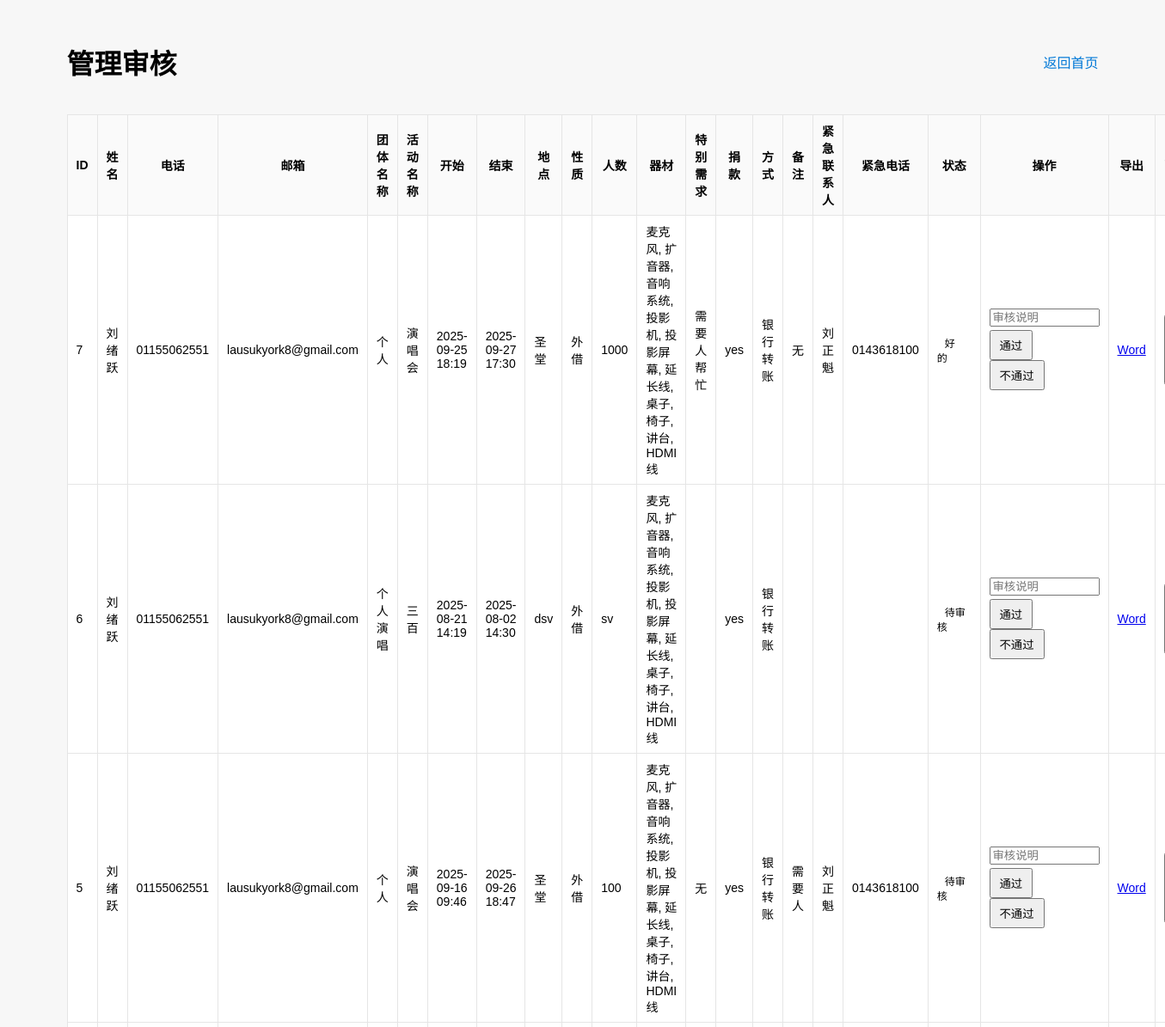
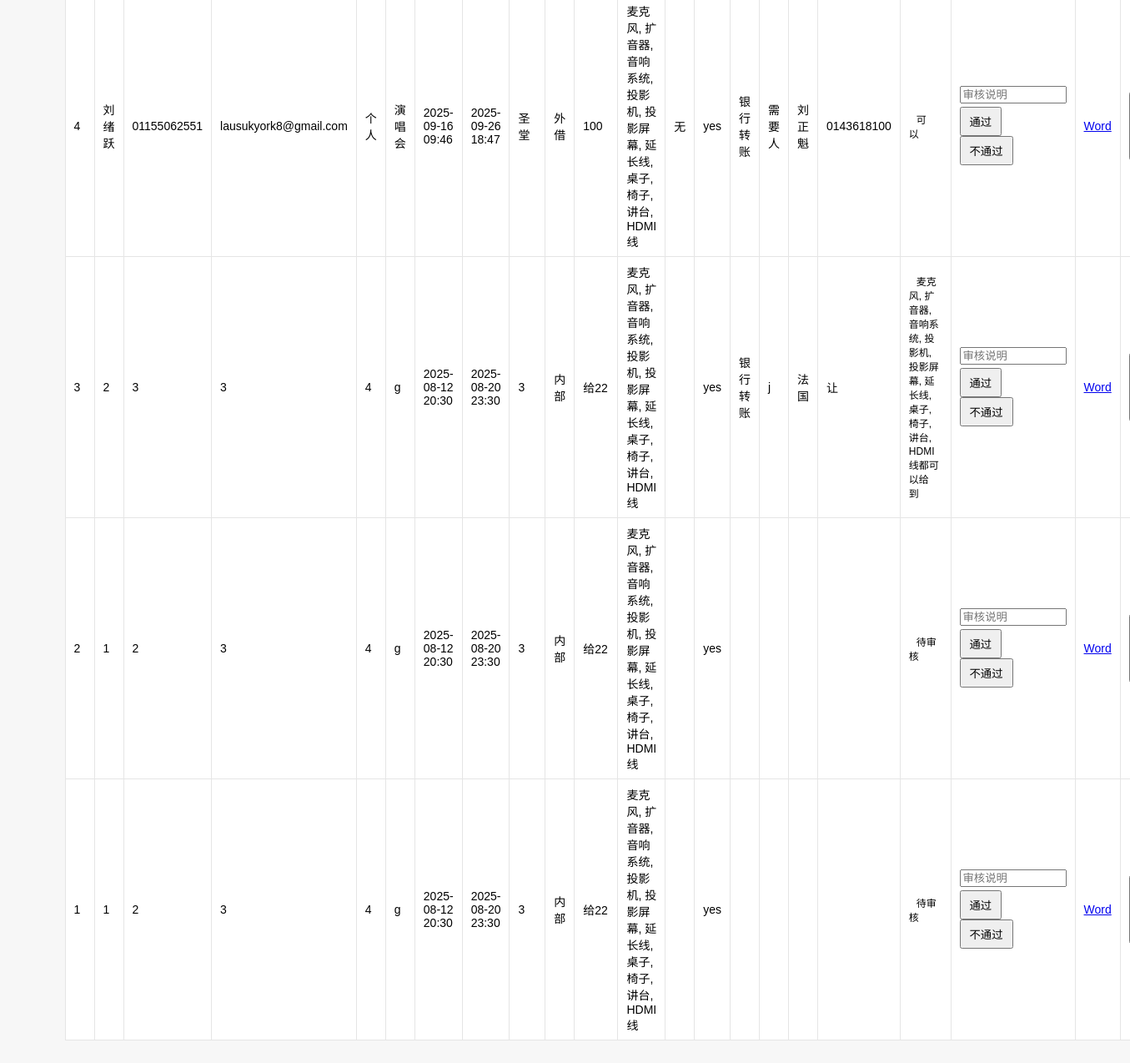
The page /admin on the database its author committed (2 pictures, top to bottom).
### tables this page shows
CREATE TABLE submissions (
    id INTEGER PRIMARY KEY AUTOINCREMENT,
    name TEXT,
    phone TEXT,
    email TEXT,
    group_name TEXT,
    event_name TEXT,
    start_date TEXT,
    start_time TEXT,
    end_date TEXT,
    end_time TEXT,
    location TEXT,
    event_type TEXT,
    participants INTEGER,
    equipment TEXT,
    special_request TEXT,
    donation TEXT,
    donation_method TEXT,
    remarks TEXT,
    emergency_name TEXT,
    emergency_phone TEXT,
    status TEXT DEFAULT '审核中'
, review_comment TEXT);

### app.py (the view)
@app.route("/admin")
def admin():
    conn = sqlite3.connect('database.db')
    c = conn.cursor()
    c.execute("SELECT * FROM submissions ORDER BY id DESC")
    submissions = c.fetchall()
    conn.close()
    return render_template("admin.html", submissions=submissions)

### templates/admin.html (shortened to what this page needs)
<!DOCTYPE html>
<html lang="zh">
<head>
</head>
<body>
  <div class="wrap">
    <div class="topbar">
      <h1>管理审核</h1>
      <div>
        <a href="/" target="_self">返回首页</a>
      </div>
    </div>
    <table>
      <thead>
        <tr>
          <th>ID</th>
          <th>姓名</th>
          <th>电话</th>
          <th>邮箱</th>
          <th>团体名称</th>
          <th>活动名称</th>
          <th>开始</th>
          <th>结束</th>
          <th>地点</th>
          <th>性质</th>
          <th>人数</th>
          <th>器材</th>
          <th>特别需求</th>
          <th>捐款</th>
          <th>方式</th>
          <th>备注</th>
          <th>紧急联系人</th>
          <th>紧急电话</th>
          <th>状态</th>
          <th>操作</th>
          <th>导出</th>
          <th>发送邮件</th>
        </tr>
      </thead>
      <tbody>
        {% for s in submissions %}
        <tr id="row-{{ s[0] }}">
          <td>{{ s[0] }}</td>
          <td class="name-cell">{{ s[1] }}</td>
          <td>{{ s[2] }}</td>
          <td>{{ s[3] }}</td>
          <td>{{ s[4] }}</td>
          <td>{{ s[5] }}</td>
          <td>{{ s[6] }} {{ s[7] }}</td>
          <td>{{ s[8] }} {{ s[9] }}</td>
          <td>{{ s[10] }}</td>
          <td>{{ s[11] }}</td>
          <td>{{ s[12] }}</td>
          <td>{{ s[13] }}</td>
          <td>{{ s[14] }}</td>
          <td>{{ s[15] }}</td>
          <td>{{ s[16] }}</td>
          <td>{{ s[17] }}</td>
          <td>{{ s[18] }}</td>
          <td>{{ s[19] }}</td>
          <td class="status-cell">
            {% set st = s[21] or '' %}
            <span class="badge
            ">{{ st or '待审核' }}</span>
          </td>
          <td class="actions">
            <input type="text" id="comment-{{ s[0] }}" placeholder="审核说明" style="width:120px; margin-bottom:4px;">
            <br>
            <button onclick="updateStatus({{ s[0] }}, '通过')">通过</button>
            <button onclick="updateStatus({{ s[0] }}, '不通过')">不通过</button>
          </td>
          <td><a href="/download/{{ s[0] }}" target="_blank">Word</a></td>
          <td>
          </td>
        </tr>
        {% endfor %}
      </tbody>
    </table>
  </div>
</body>
</html>

### templates/admin.html (style rules this page uses)
body { font-family: "Microsoft YaHei", sans-serif; background:#f7f7f7; padding:20px; }
h1 { text-align:center; }
table { width:100%; border-collapse: collapse; background:#fff; }
th, td { border:1px solid #e5e5e5; padding:8px 10px; font-size:14px; }
th { background:#fafafa; }
.actions button { margin-right:6px; padding:6px 10px; cursor:pointer; }
.badge { padding:2px 8px; border-radius: 999px; font-size:12px; border:1px solid transparent; }
.topbar { margin: 0 auto 16px; max-width:1200px; display:flex; justify-content:space-between; align-items:center; }
.topbar a { text-decoration:none; color:#0078D7; }
.wrap { max-width:1200px; margin:0 auto; }

### rows shown on the page
submissions: id "7", name "刘绪跃", phone "01155062551", email "lausukyork8@gmail.com", group_name "个人", event_name "演唱会", start_date "2025-09-25", start_time "18:19", end_date "2025-09-27", end_time "17:30", location "圣堂", event_type "外借", participants "1000", equipment "麦克风, 扩音器, 音响系统, 投影机, 投影屏幕, 延长线, 桌子, 椅子, 讲台, HDMI线", special_request "需要人帮忙", donation "yes", donation_method "银行转账", remarks "无", emergency_name "刘正魁", emergency_phone "0143618100", review_comment "好的"
submissions: id "6", name "刘绪跃", phone "01155062551", email "lausukyork8@gmail.com", group_name "个人 演唱", event_name "三百", start_date "2025-08-21", start_time "14:19", end_date "2025-08-02", end_time "14:30", location "dsv", event_type "外借", participants "sv", equipment "麦克风, 扩音器, 音响系统, 投影机, 投影屏幕, 延长线, 桌子, 椅子, 讲台, HDMI线", donation "yes", donation_method "银行转账", st "待审核"
submissions: id "5", name "刘绪跃", phone "01155062551", email "lausukyork8@gmail.com", group_name "个人", event_name "演唱会", start_date "2025-09-16", start_time "09:46", end_date "2025-09-26", end_time "18:47", location "圣堂", event_type "外借", participants "100", equipment "麦克风, 扩音器, 音响系统, 投影机, 投影屏幕, 延长线, 桌子, 椅子, 讲台, HDMI线", special_request "无", donation "yes", donation_method "银行转账", remarks "需要人", emergency_name "刘正魁", emergency_phone "0143618100", st "待审核"
submissions: id "4", name "刘绪跃", phone "01155062551", email "lausukyork8@gmail.com", group_name "个人", event_name "演唱会", start_date "2025-09-16", start_time "09:46", end_date "2025-09-26", end_time "18:47", location "圣堂", event_type "外借", participants "100", equipment "麦克风, 扩音器, 音响系统, 投影机, 投影屏幕, 延长线, 桌子, 椅子, 讲台, HDMI线", special_request "无", donation "yes", donation_method "银行转账", remarks "需要人", emergency_name "刘正魁", emergency_phone "0143618100", review_comment "可以"
submissions: id "3", name "2", phone "3", email "3", group_name "4", event_name "g", start_date "2025-08-12", start_time "20:30", end_date "2025-08-20", end_time "23:30", location "3", event_type "内部", participants "给22", equipment "麦克风, 扩音器, 音响系统, 投影机, 投影屏幕, 延长线, 桌子, 椅子, 讲台, HDMI线", donation "yes", donation_method "银行转账", remarks "j", emergency_name "法国", emergency_phone "让", review_comment "麦克风, 扩音器, 音响系统, 投影机, 投影屏幕, 延长线, 桌子, 椅子, 讲台, HDMI线都可以给到"
submissions: id "2", name "1", phone "2", email "3", group_name "4", event_name "g", start_date "2025-08-12", start_time "20:30", end_date "2025-08-20", end_time "23:30", location "3", event_type "内部", participants "给22", equipment "麦克风, 扩音器, 音响系统, 投影机, 投影屏幕, 延长线, 桌子, 椅子, 讲台, HDMI线", donation "yes", st "待审核"
submissions: id "1", name "1", phone "2", email "3", group_name "4", event_name "g", start_date "2025-08-12", start_time "20:30", end_date "2025-08-20", end_time "23:30", location "3", event_type "内部", participants "给22", equipment "麦克风, 扩音器, 音响系统, 投影机, 投影屏幕, 延长线, 桌子, 椅子, 讲台, HDMI线", donation "yes", st "待审核"
